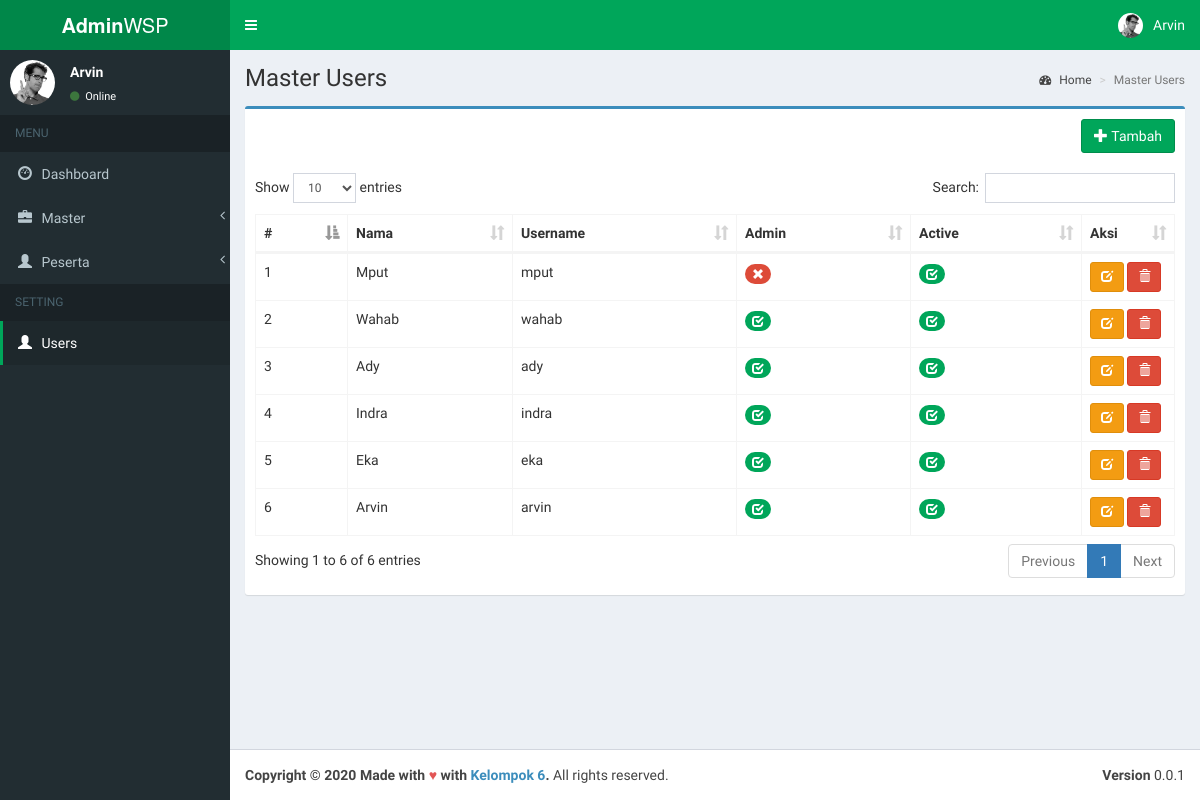
Page /index.php?page=users (signed in) on the earlier database version.
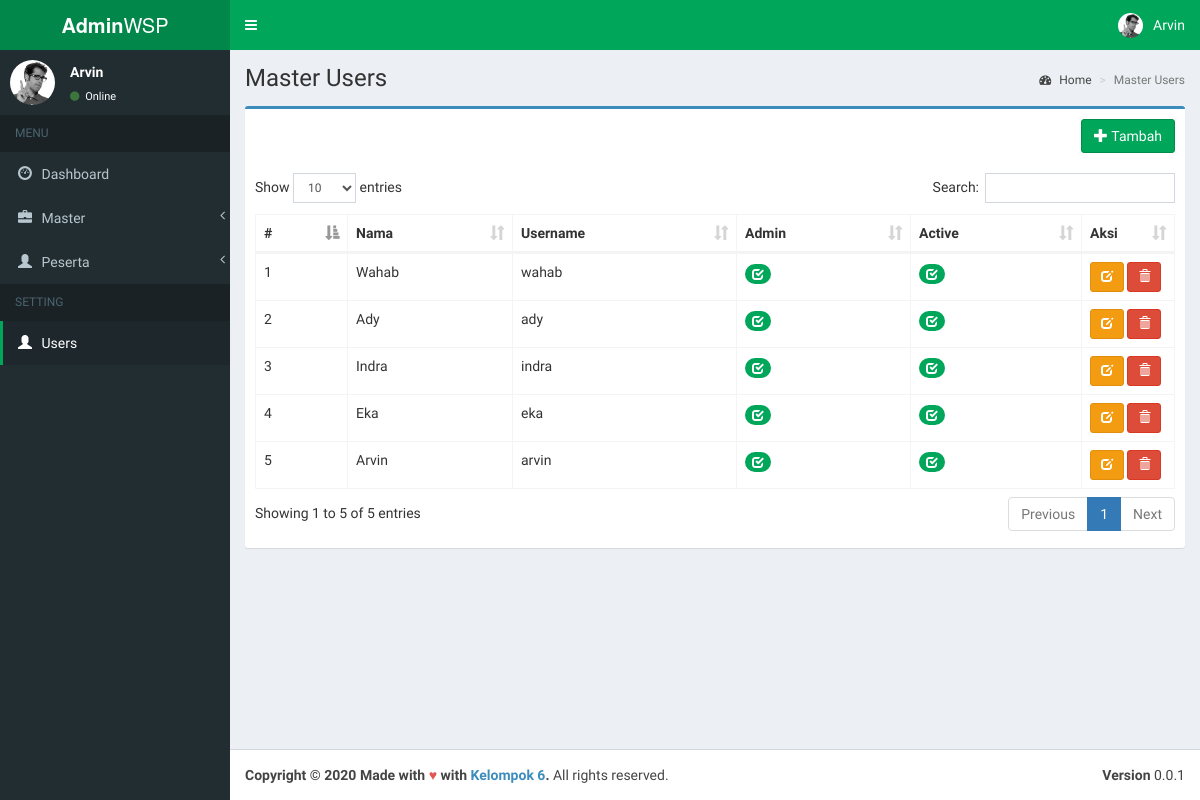
Same page on the later database version.
### tables this page shows
CREATE TABLE `users`  (
  `id` int NOT NULL AUTO_INCREMENT,
  `name` varchar(255) NOT NULL,
  `username` varchar(255) NOT NULL,
  `password` varchar(255) NOT NULL,
  `is_admin` tinyint(1) NOT NULL,
  `is_active` tinyint(1) NOT NULL,
  PRIMARY KEY (`id`) USING BTREE
);

### pages/users/list.php (the view, shortened to what this page needs)
<?php
include_once("conf/connection.php");
if (isset($db)) {
    $result = mysqli_query($db, "SELECT * FROM users ORDER BY id DESC");
}
?>
<div class="content-wrapper">
    <section class="content-header">
        <h1>
            Master Users
        </h1>
        <ol class="breadcrumb">
            <li><a href="index.php"><i class="fa fa-dashboard"></i> Home</a></li>
            <li class="active">Master Users</li>
        </ol>
    </section>
    <section class="content">
        <div class="row">
            <div class="col-xs-12">
                <div class="box box-primary">
                    <div class="box-header">
                        <a href="index.php?page=users-create" class="btn btn-success pull-right" role="button" title="Tambah Data"><i
                                class="glyphicon glyphicon-plus"></i> Tambah</a>
                    </div>
                    <div class="box-body">
                        <table id="users" class="table table-bordered table-hover table-responsive">
                            <thead>
                            <tr>
                                <th width="10%">#</th>
                                <th>Nama</th>
                                <th>Username</th>
                                <th>Admin</th>
                                <th>Active</th>
                                <th width="10%">Aksi</th>
                            </tr>
                            </thead>
                            <tbody>
                            <?php
                                $no=0;
                                if ($result) while($row = mysqli_fetch_array($result)) {
                                    ?>
                                    <tr>
                                        <td><?php echo $no=$no+1;?></td>
                                        <td><?php echo $row['name'];?></td>
                                        <td><?php echo $row['username'];?></td>
                                        <td>
                                            <?php
                                            if ($row["is_admin"] == 1) {
                                                echo '<small class="badge bg-green"><i class="glyphicon glyphicon-check"></i></small>';
                                            } else {
                                                echo '<small class="badge bg-red"><i class="glyphicon glyphicon-remove"></i></small>';
                                            }
                                            ?>
                                        </td>
                                        <td>
                                            <?php
                                            if ($row["is_active"] == 1) {
                                                echo '<small class="badge bg-green"><i class="glyphicon glyphicon-check"></i></small>';
                                            } else {
                                                echo '<small class="badge bg-red"><i class="glyphicon glyphicon-remove"></i></small>';
                                            }
                                            ?>
                                        </td>
                                        <td>
                                            <a href="index.php?page=users-edit&id=<?=$row['id'];?>" class="btn btn-sm btn-warning" role="button" title="Ubah Data"><i class="glyphicon glyphicon-edit"></i></a>
                                            <a href="pages/users/hapus.php?id=<?=$row['id'];?>" onclick="return confirm('Anda yakin akan menghapus data ' + '<?=$row['name'];?>' + ' ini ?');" class="btn btn-sm btn-danger" role="button" title="Hapus Data"><i class="glyphicon glyphicon-trash"></i></a>
                                        </td>
                                    </tr>
                                <?php } else {
                                    ?>
                                    <tr>
                                        <td colspan="6" align="center">Data Tidak Ditemukan</td>
                                    </tr>
                                    <?php
                                }?>
                            </tbody>
                        </table>
                    </div>
                </div>
            </div>
        </div>
    </section>
</div>

### index.php (shortened to what this page needs)
<!DOCTYPE html>
<html>
<head>
    <link rel="stylesheet" href="bootstrap/css/bootstrap.min.css">
    <link rel="stylesheet" href="https://cdnjs.cloudflare.com/ajax/libs/font-awesome/4.5.0/css/font-awesome.min.css">
    <link rel="stylesheet" href="https://cdnjs.cloudflare.com/ajax/libs/ionicons/2.0.1/css/ionicons.min.css">
    <link rel="stylesheet" href="plugins/jvectormap/jquery-jvectormap-1.2.2.css">
    <link rel="stylesheet" href="dist/css/AdminLTE.min.css">
    <link rel="stylesheet" href="dist/css/skins/_all-skins.min.css">
    <link rel="stylesheet" href="plugins/datatables/dataTables.bootstrap.css">
    <link rel="stylesheet" href="https://cdnjs.cloudflare.com/ajax/libs/toastr.js/latest/css/toastr.min.css">
</head>
<body class="hold-transition skin-green sidebar-mini">
<div class="wrapper">
    <header class="main-header">
        <a href="index.php" class="logo">
            <?php if($_SESSION["user"]["is_admin"] == 1) { ?>
                <span class="logo-lg"><b>Admin</b>WSP</span>
            <?php } else { ?>
                <span class="logo-lg"><b>Member</b>WSP</span>
            <?php } ?>
        </a>
        <nav class="navbar navbar-static-top">
            <a href="#" class="sidebar-toggle" data-toggle="offcanvas" role="button">
            </a>
            <div class="navbar-custom-menu">
                <ul class="nav navbar-nav">
                    <li class="dropdown user user-menu">
                        <a href="#" class="dropdown-toggle" data-toggle="dropdown">
                            <img src="dist/img/user2-160x160.jpg" class="user-image" alt="User Image">
                            <span class="hidden-xs"><?= $_SESSION['user']['name'] ?></span>
                        </a>
                    </li>
                </ul>
            </div>
        </nav>
    </header>
    <aside class="main-sidebar">
        <?php if($_SESSION["user"]["is_admin"] == 1) { ?>
            <section class="sidebar">
                <div class="user-panel">
                    <div class="pull-left image">
                        <img src="dist/img/user2-160x160.jpg" class="img-circle" alt="User Image">
                    </div>
                    <div class="pull-left info">
                        <p><?= $_SESSION['user']['name'] ?></p>
                        <a href="#"><i class="fa fa-circle text-success"></i> Online</a>
                    </div>
                </div>
                <ul class="sidebar-menu">
                    <li class="header">MENU</li>
                    <li class="treeview">
                    <li <?php if (!isset($_GET['page']) == 1) echo "class='active'"; ?>><a href="index.php"><i
                                    class="glyphicon glyphicon-dashboard"></i> <span>Dashboard</span></a></li>
                    </li>
                    <li class="treeview <?php if(strpos($_GET['page'], 'master') !== false) echo "active";?>">
                        <a href="#">
                            <i class="glyphicon glyphicon-briefcase"></i> <span>Master</span>
                            <span class="pull-right-container"><i class="fa fa-angle-left pull-right"></i></span>
                        </a>
                    </li>
                    <li class="treeview <?php if(strpos($_GET['page'], 'peserta') !== false) echo "active";?>">
                        <a href="#">
                            <i class="glyphicon glyphicon-user"></i> <span>Peserta</span>
                            <span class="pull-right-container"> <i class="fa fa-angle-left pull-right"></i></span>
                        </a>
                            </li>
                        </ul>
                    <li class="header">SETTING</li>
                    <li class="treeview">
                    <li  <?php if(isset($_GET['page']) && $_GET['page'] == "users") echo "class='active'";?>><a href="index.php?page=users"><i class="glyphicon glyphicon-user"></i> <span>Users</span></a></li>
                    </li>
            </section>
        <?php } ?>
    </aside>
    <?php include "conf/route.php"; ?>
    <footer class="main-footer">
        <div class="pull-right hidden-xs">
            <b>Version</b> 0.0.1
        </div>
        <strong>Copyright &copy; 2020 Made with <span style="color: #e25555;">&hearts;</span> with <a href="#">Kelompok 6</a>.</strong> All rights
        reserved.
    </footer>
</div>
</body>
</html>

### conf/route.php (shortened to what this page needs)
<?php
if (isset($_GET['page'])) {
    $page = $_GET['page'];
    if ($_SESSION["user"]['is_admin'] == 1) {
        switch ($page) {
            case 'users':
                include 'pages/users/list.php';
                break;
        }
    }
} else {
    include "pages/beranda.php";
}
?>

Differences in the rows shown:
removed users: name "Mput", username "mput", is_admin 0 (drawn), is_active 1 (drawn)
computed for users "Ady": no "3" → "2"
computed for users "Indra": no "4" → "3"
computed for users "Eka": no "5" → "4"
computed for users "Arvin": no "6" → "5"
Other differences:
text written by a page script: "Show entries Search: Showing 1 to 6 of 6 entries Previous 1 Next" → "Show entries Search: Showing 1 to 5 of 5 entries Previous 1 Next"
